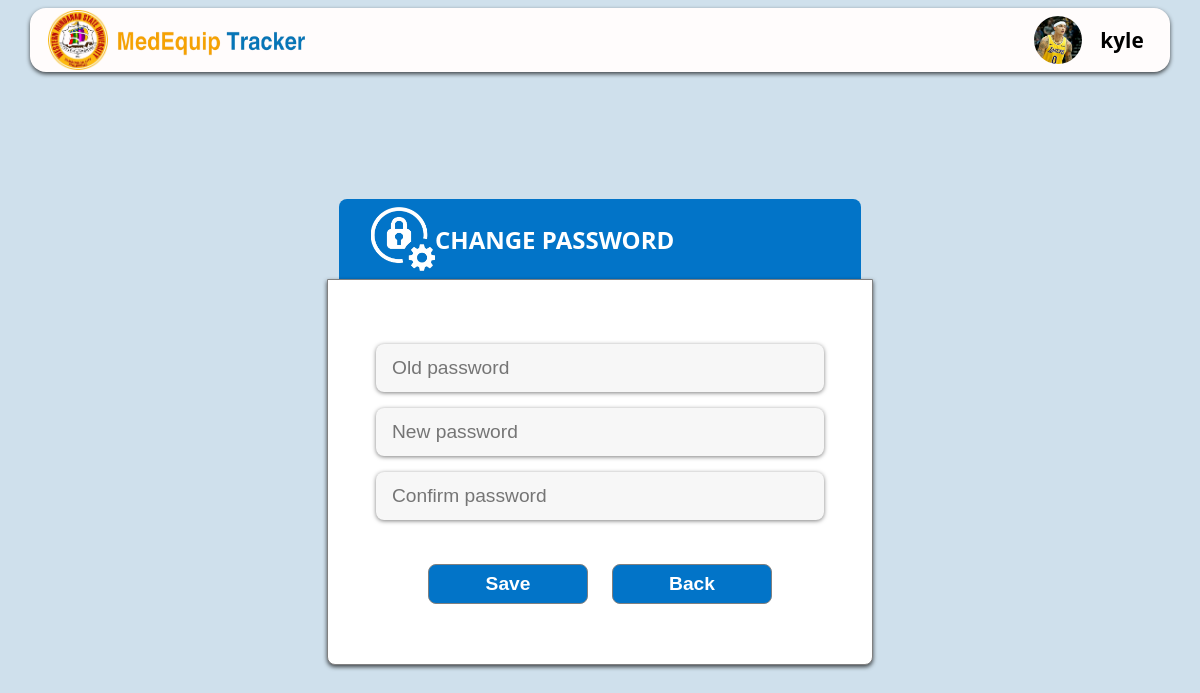
Page /admin panel/changePassword.php?id=1 (signed in) on the committed database.
### tables this page shows
CREATE TABLE `users` (
  `id` int(11) NOT NULL,
  `fullname` varchar(255) NOT NULL,
  `email` varchar(255) NOT NULL,
  `password` varchar(255) NOT NULL,
  `role` enum('admin','user','anonymous') NOT NULL DEFAULT 'anonymous',
  `contact` varchar(15) DEFAULT NULL,
  `department` varchar(255) DEFAULT NULL,
  `profile_img` varchar(255) DEFAULT NULL,
  `username` varchar(255) DEFAULT NULL,
  `gender` varchar(10) DEFAULT NULL,
  `address` varchar(100) DEFAULT NULL
);

### functions/header.php (called while the page is built)
<?php
include_once "../dbConfig/dbconnect.php";
$userID = isset($_GET['id']) ? $_GET['id'] : null;
function getUserInfo($conn, $userID) {
    $sql = "SELECT * FROM users WHERE id = '$userID'";
    $result = $conn->query($sql);
    if ($result && $result->num_rows > 0) {
        return $result->fetch_assoc();
    } else {
        return null;
    }
}
$userInfo = getUserInfo($conn, $userID);
?>

### admin panel/changePassword.php (the view, shortened to what this page needs)
<?php
include_once "../functions/header.php";
include_once "../functions/changePassword.php";
?>
<!DOCTYPE html>
<html lang="en">
<head>
    <link rel="stylesheet" href="../assets/css/index.css">
    <link rel="stylesheet" href="../assets/css/setting.css">
    <link rel="stylesheet" href="../assets/css/changePassword.css">
    <link rel="stylesheet" href="../assets/css/sidebarShow.css">
</head>
<body>
    <div class="headerContainer">
        <div class="subHeaderContainer">
            <div class="imageContainer">
                <div class="subImageContainer">
                    <img class="image" src="../assets/img/medLogo.png" alt="">
                </div>
                <div class="nameContainer">
                    <img src="../assets/img/system-name.png" alt="">
                </div>
            </div>
            <div class="profileContainer">
                <div class="subProfileContainer" id="profileContainer">
                    <?php
                        if (!empty($userInfo['profile_img'])) {
                            echo '<img class="headerImg" src="../uploads/' . $userInfo['profile_img'] . '" alt="Profile Image">';
                        } else {
                            echo '<img class="headerImg" src="../assets/img/person-circle.png" alt="Mountain Placeholder">';
                        }
                    ?>
                </div>
                <div class="subProfileContainer">
                    <p class="adminName"><?php echo $userInfo['username'] ?? ''; ?></p>
                </div>
            </div>
        </div>
    </div>
    <div class="container">
        <div class="topContainer">
            <img class="top-img" src="../assets/img/change-password-icon-clipart-7-removebg-preview.png" alt="" >
            <h2>CHANGE PASSWORD</h2>
        </div>
        <div class="subContainer1">
            <form method="POST">
                <div class="inputPassContainer">
                    <input type="password" name="old_password" placeholder="Old password" required>
                </div>
                <div class="inputPassContainer">
                    <input type="password" name="new_password" placeholder="New password" required>
                </div>
                <div class="inputPassContainer">
                    <input type="password" name="confirm_password" placeholder="Confirm password" required>
                </div>
                <div class="inputPassContainer">
                    <button type="submit" class="button">Save</button>
                    <a href="../admin panel/setting.php?id=<?php echo $userID; ?>">
                        <button type="button" class="button">Back</button>
                    </a>
                </div>
            </form>
        </div>
    </div>
</body>
</html>

### assets/css/index.css (style rules this page uses)
* { margin: 0; padding: 0; }
body { background: rgb(207, 224, 236); font-family: system-ui, -apple-system; }
.headerContainer { height: 5rem; width: 100%; display: flex; justify-content: center; align-items: center; }
.subHeaderContainer { height: 4rem; width: 93%; border-radius: 1rem; backdrop-filter: blur(1rem); background-color: rgb(255,252,252); display: flex; flex-direction: row; justify-content: space-between; box-shadow: 0 2px 4px rgba(0, 0, 0, 0.7); }
.imageContainer { height: 100%; width: 12rem; display: flex; flex-direction: row; }
.subImageContainer { height: 100%; width: 3rem; margin-left: 1rem; display: flex; justify-content: center; align-items: center; }
.nameContainer { margin-left: 0.3rem; }
.nameContainer img { width: 14rem; height: 2.5rem; display: none; }
.profileContainer { height: 100%; width: 12rem; display: flex; flex-direction: row; justify-content: right; cursor: pointer; }
.subProfileContainer { height: 100%; width: 4rem; display: flex; justify-content: center; align-items: center; }
.headerImg { border-radius: 5rem; width: 3rem; height: 3rem; }
.profileContainer p { font-size: 1.3rem; }
.image { height: 3.7rem; }
.adminName, .userName { display: none; }
.container { height: 91vh; display: flex; flex-direction: column; align-items: center; }
@media only screen and (min-width: 1025px) and (max-width: 1440px) { .subHeaderContainer { width: 95%; display: flex; justify-content: space-between; } }
@media only screen and (min-width: 1025px) and (max-width: 1440px) { .adminName, .userName { display: block; } }
@media only screen and (min-width: 1025px) and (max-width: 1440px) { .nameContainer img { justify-content: center; align-items: center; width: 12rem; font-size: 1.3rem; display: block; } }
@media only screen and (min-width: 1025px) and (max-width: 1440px) { .nameContainer { display: block; margin-top: 0.9rem; } }
@media only screen and (min-width: 1025px) and (max-width: 1440px) { .adminName, .userName { font-weight: bold; font-size: 1.5rem; } }
@media only screen and (min-width: 1025px) and (max-width: 1440px) { .profileContainer { padding-right: 1rem; } }
@media only screen and (min-width: 1025px) and (max-width: 1440px) { .imageContainer { width: 18rem; } }
@media only screen and (min-width: 1025px) and (max-width: 1440px) { .subImageContainer { width: 4rem; } }

### assets/css/setting.css (style rules this page uses)
* { margin: 0; padding: 0; }
body { background: rgb(207, 224, 236); overflow: hidden; }
.container { height: 100vh; display: flex; justify-content: center; align-items: center; margin-top: -3rem; }
button { height: 2.5rem; width: 15rem; border: solid gray 1px; border-radius: 0.5rem; font-size: 1.2rem; font-weight: bold; transition: all 0.15s; background: rgb(2, 116, 200); cursor: pointer; color: #fff; }

### assets/css/changePassword.css (style rules this page uses)
body { font-family: system-ui, -apple-system; overflow: hidden; }
.container { flex-direction: column; }
.topContainer { display: flex; align-items: center; justify-content: space-between; height: 5rem; width: 43.5%; background-color: rgb(2, 116, 200); border-radius: 0.5rem 0.5rem 0 0; }
.topContainer h2 { margin-right: auto; color: #fff; }
.topContainer img { width: 4rem; height: 4rem; margin-left: 2rem; filter: invert(100%); }
.inputPassContainer { height: 4rem; display: flex; justify-content: center; align-items: center; column-gap: 1.5rem; }
input { height: 3rem; width: 90%; padding-left: 1rem; font-size: 1.2rem; border-radius: 0.5rem; border: none; background-color: #f7f7f7; box-shadow: 0 1px 4px rgba(0, 0, 0, 0.5); }
.subContainer1 { height: 40%; width: 40%; padding: 2rem 2rem; display: flex; row-gap: 1rem; flex-direction: column; background-color: #fff; border-radius: 0 0 0.5rem 0.5rem; border: solid gray 1px; box-shadow: 0 2px 4px rgba(0, 0, 0, 0.7); }
form { margin-top: 1.5rem; }
.button { width: 10rem; margin-top: 3rem; }

### assets/css/sidebarShow.css (style rules this page uses)
a { text-decoration: none; color: #000; }

### rows in the picture
users: profile_img (picture), username "kyle"
